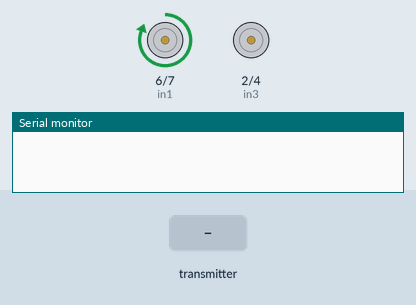
Bench run of a sketch on a simulated Arduino Uno, built with avr-gcc and run on an emulated ATmega328P. On the bench: motor-driver pin pairs drawn as motors (green arrow = first pin HIGH = forward, orange = second pin HIGH = backward, longer = more drive, scaled by the enable pin), the last lines printed to the serial monitor. The test bench sets the inputs (shaded band). No radio packets arrive unless stated.

Above: at 1.2 s.
1.3 s: the transmitter starts sending joystick.0 = 1023
At 1.6 s:
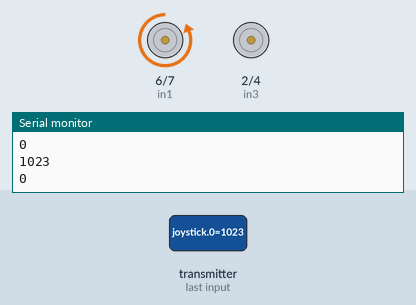
2.8 s: the transmitter starts sending joystick.1 = 256
At 3.9 s:
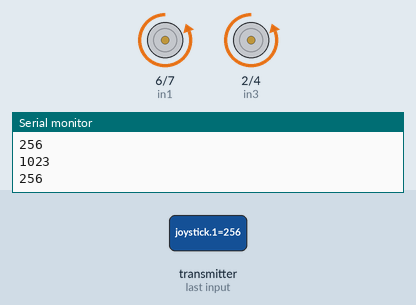
4.3 s: the transmitter starts sending joystick.0 = 512
At 5.1 s:
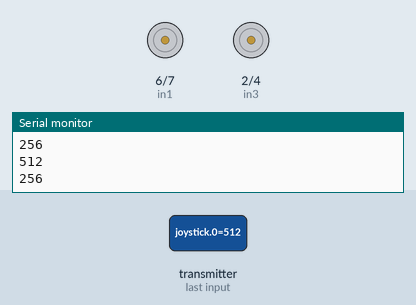
5.8 s: the transmitter starts sending joystick.1 = 1023
At 6.2 s:
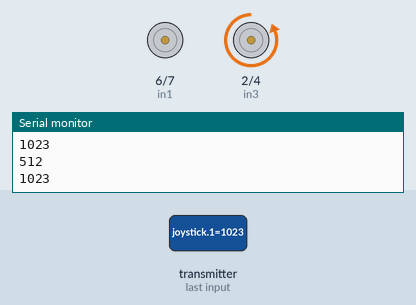
7.3 s: the transmitter starts sending joystick.0 = 0
At 8.5 s:
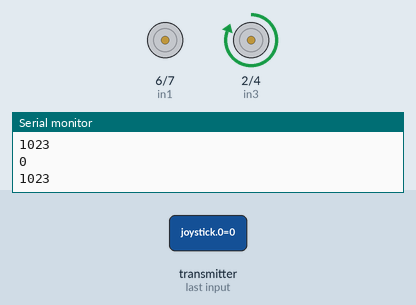
8.8 s: the transmitter starts sending joystick.1 = 512
At 9.7 s:
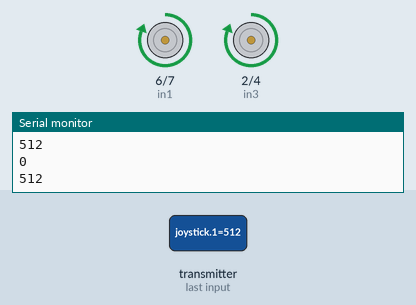
Timing chart, 0 to 11.3 s (numbered marks = the images above; inputs shaded):
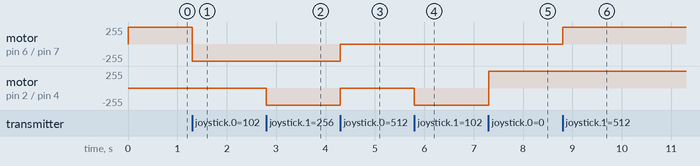

Measured:
- after the input at 1.3 s, motor on pin 6 (in1) / pin 7 (in2): forward 255/255 → backward 255/255 at once
- after the input at 2.8 s, motor on pin 2 (in3) / pin 4 (in4): stopped → backward 255/255 at once
- after the input at 4.3 s, motor on pin 6 (in1) / pin 7 (in2), motor on pin 2 (in3) / pin 4 (in4): backward 255/255 → stopped at once
- after the input at 5.8 s, motor on pin 2 (in3) / pin 4 (in4): stopped → backward 255/255 at once
- after the input at 7.3 s, motor on pin 2 (in3) / pin 4 (in4): backward 255/255 → forward 255/255 at once
- after the input at 8.8 s, motor on pin 6 (in1) / pin 7 (in2): stopped → forward 255/255 at once

The sketch:

JoystickController_Receiver.ino
```cpp
//Viral Science www.viralsciencecreativity.com www.youtube.com/c/viralscience
//Joystick Car Receiver

#include <SPI.h>
#include <nRF24L01.h>
#include <RF24.h>
#define enA A5
#define in1 6
#define in2 7
#define enB A3
#define in3 2
#define in4 4

RF24 radio(9,10); // CE, CSN
const byte address[6] = "00001";
char receivedData[32] = "";
int  xAxis, yAxis;
int motorSpeedA = 0;
int motorSpeedB = 0;
int joystick[2];

void setup() {
  pinMode(enA, OUTPUT);
  pinMode(enB, OUTPUT);
  pinMode(in1, OUTPUT);
  pinMode(in2, OUTPUT);
  pinMode(in3, OUTPUT);
  pinMode(in4, OUTPUT);
  Serial.begin(9600);
    digitalWrite(in1, LOW);
    digitalWrite(in2, LOW);
    digitalWrite(in3, LOW);
    digitalWrite(in4, LOW);
  radio.begin();
  radio.openReadingPipe(0, address);
  radio.setPALevel(RF24_PA_MAX);
  radio.startListening();


}
void loop() {

  if (radio.available()) {   // If the NRF240L01 module received data

      radio.read( joystick, sizeof(joystick) );

    radio.read(&receivedData, sizeof(receivedData));
    yAxis = joystick[0];
    xAxis = joystick[1];

    Serial.println(yAxis);
    Serial.println(xAxis);

  }

  if (yAxis < 470) {

    digitalWrite(in1, HIGH);
    digitalWrite(in2, LOW);

    digitalWrite(in3, HIGH);
    digitalWrite(in4, LOW);

    motorSpeedA = map(yAxis, 470, 0, 0, 255);
    motorSpeedB = map(yAxis, 470, 0, 0, 255);
  }
  else if (yAxis > 550) {

    digitalWrite(in1, LOW);
    digitalWrite(in2, HIGH);

    digitalWrite(in3, LOW);
    digitalWrite(in4, HIGH);

    motorSpeedA = map(yAxis, 550, 1023, 0, 255);
    motorSpeedB = map(yAxis, 550, 1023, 0, 255);
  }

  else {
    motorSpeedA = 0;
    motorSpeedB = 0;
  }

  if (xAxis > 550) {

    int xMapped = map(xAxis, 550, 0, 0, 255);

    motorSpeedA = motorSpeedA + xMapped;
    motorSpeedB = motorSpeedB - xMapped;
    // Confine the range from 0 to 255
    if (motorSpeedA < 0) {
      motorSpeedA = 0;
    }
    if (motorSpeedB > 255) {
      motorSpeedB = 255;
    }
  }
  if (xAxis < 470) {

    int xMapped = map(xAxis, 470, 1023, 0, 255);

    motorSpeedA = motorSpeedA - xMapped;
    motorSpeedB = motorSpeedB + xMapped;

    if (motorSpeedA > 255) {
      motorSpeedA = 255;
    }
    if (motorSpeedB < 0) {
      motorSpeedB = 0;
    }
  }

  if (motorSpeedA < 70) {
    motorSpeedA = 0;
  }
  if (motorSpeedB < 70) {
    motorSpeedB = 0;
  }
  analogWrite(enA, motorSpeedA); // Send PWM signal to motor A
  analogWrite(enB, motorSpeedB); // Send PWM signal to motor B
}
```
